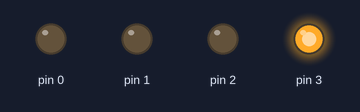
A sketch run on a simulated Arduino Uno, built with avr-gcc and run on an emulated ATmega328P. Shown: output pins drawn as LEDs (lit = HIGH).

Above: at 0.1 s.
Timing chart, 0 to 1.6 s (numbered marks = the images above):
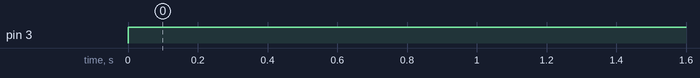

Measured:
- by itself, pin 3: LOW → HIGH at 0.00 s

The sketch:

Right_Turn.ino
```cpp
void setup()
{
pinMode(0, OUTPUT);
pinMode(1, OUTPUT);
pinMode(2, OUTPUT);
pinMode(3, OUTPUT);
}
void loop()
{
digitalWrite(0, LOW);
digitalWrite(1, LOW);
digitalWrite(2, LOW);
digitalWrite(3  , HIGH);
}
```
